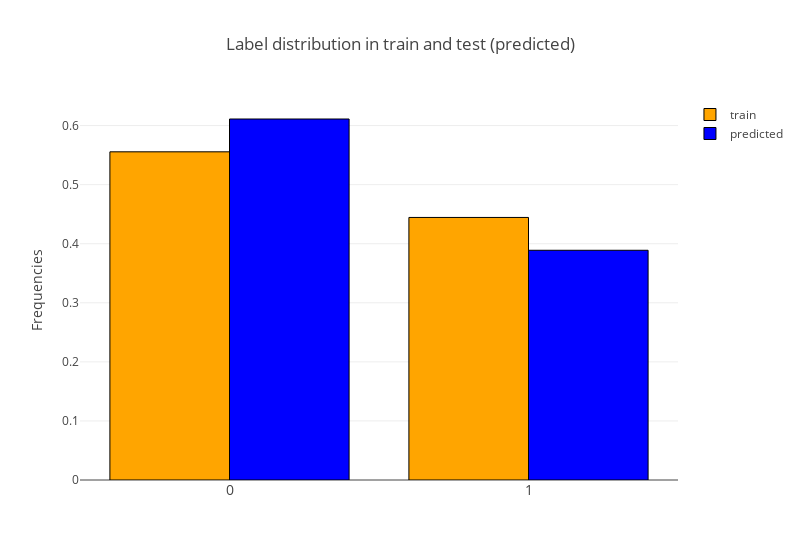

The notebook cell saved with this chart:
### Markdown cell above
Investigate distribution of labels in train and test

### Code cell
trace0 = go.Bar(x = targets, y = df_final['heart_disease_present'].value_counts()/num_train, name = 'train',
                marker=dict(
                        color='orange',
                        line=dict(
                            color='black',
                            width=1),
                    ))
trace1 = go.Bar(x = targets, y = predictions['heart_disease_present'].value_counts()/num_test, name = 'predicted',
               marker=dict(
                        color='blue',
                        line=dict(
                            color='black',
                            width=1),
                    ))

    
layout = go.Layout(title='Label distribution in train and test (predicted)',
                      width=800, xaxis = dict(tickfont=dict(size=14), automargin=True),
                   yaxis = dict(title='Frequencies'))

fig = go.Figure(data=[trace0, trace1], layout=layout)
plotly.offline.iplot(fig, filename='label-dist')

### Figure 1 — Plotly figure (JSON) as saved in the notebook; plotly's stock layout.template omitted (floating-point values rounded to 4 significant figures)
{"data": [{"marker": {"color": "orange", "line": {"color": "black", "width": 1}}, "name": "train", "type": "bar", "uid": "18b55803-9d0b-45a4-9756-ef8ffdb7c317", "x": [0, 1], "y": [0.5556, 0.4444]}, {"marker": {"color": "blue", "line": {"color": "black", "width": 1}}, "name": "predicted", "type": "bar", "uid": "ea20e7a1-4217-46cf-9a5f-c1f2ec87bc57", "x": [0, 1], "y": [0.6111, 0.3889]}], "layout": {"title": {"text": "Label distribution in train and test (predicted)"}, "width": 800, "xaxis": {"automargin": true, "tickfont": {"size": 14}}, "yaxis": {"title": {"text": "Frequencies"}}}}
